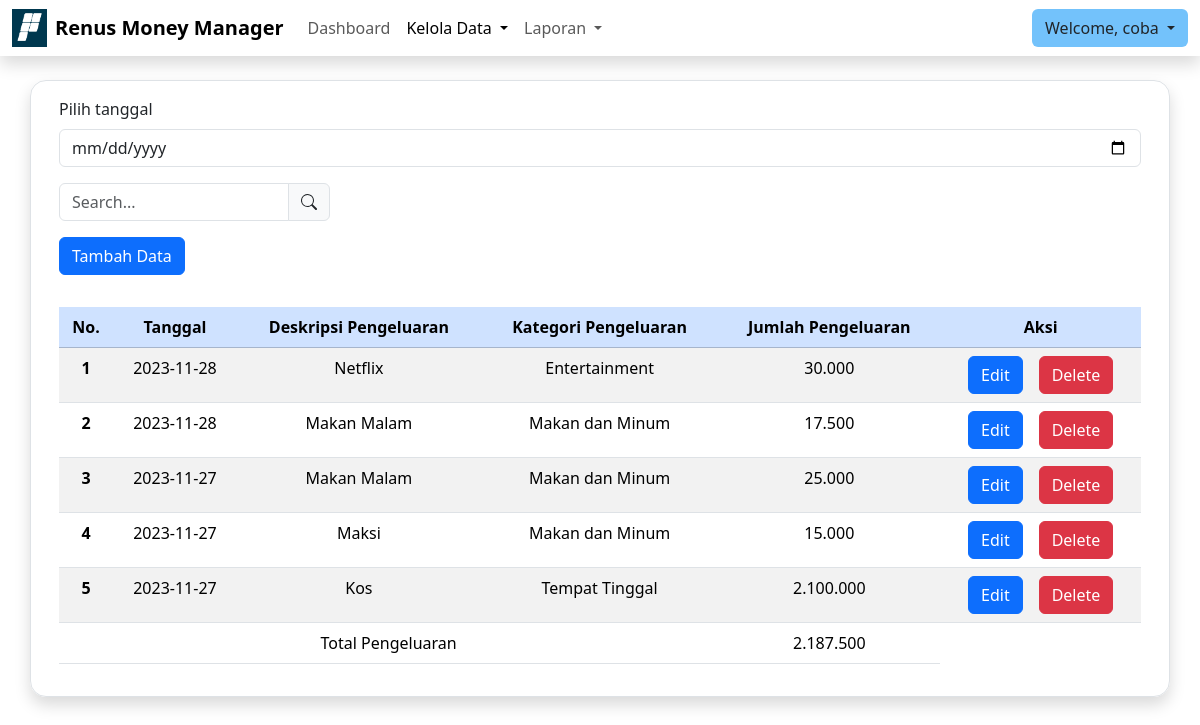
/kelolaPengeluaran.php (signed in), run on the app's committed database.
### tables this page shows
CREATE TABLE `pengeluaran` (
  `id_pengeluaran` int(11) NOT NULL,
  `tanggal` date NOT NULL,
  `deskripsi` varchar(50) NOT NULL,
  `id_kategori` int(11) NOT NULL,
  `jumlah` int(11) NOT NULL,
  `id_user` int(11) NOT NULL
);

CREATE TABLE `kategori_pengeluaran` (
  `id_kategori` int(11) NOT NULL,
  `nama_kategori` varchar(255) NOT NULL
);

### functions/query.php (called while the page is built)
<?php
    $db = mysqli_connect('localhost', 'u749483805_cash', 'Ramadani1234?', 'u749483805_cash');
    if (mysqli_connect_error() == true) {
        die('Gagal terhubung ke database');
        return false;
    } else {
        return true;
    }
    function query($query) {
        global $db;
        $result = mysqli_query($db, $query);
        $rows = [];
        while( $row = mysqli_fetch_assoc($result) ) {
            $rows[] = $row;
        }
        return $rows;
    }
?>

### kelolaPengeluaran.php (the view, shortened to what this page needs)
<?php
    require 'functions/query.php';
    if(isset($_COOKIE['login'])) {
        if ($_COOKIE['level'] == 'user') {
            $_SESSION['login'] = true;
            $username = $_COOKIE['login'];
            $id = $_COOKIE['id'];
        }
        elseif ($_COOKIE['level'] == 'admin') {
            $_SESSION['login'] = true;
            header('Location: kelolaPengguna');
        }
    }
    elseif ($_SESSION['role'] == 'user') {
        $username = $_SESSION['user'];
        $id = $_SESSION['id'];
    }
    else {
        if ($_SESSION['role'] == 'admin') {
            header('Location: kelolaPengguna');
            exit;
        }
    }
    if (isset($_GET['filter_tgl'])) {
        $date = $_GET['filter_tgl'];
        $queryPengeluaran = "SELECT * FROM pengeluaran
                            JOIN kategori_pengeluaran ON pengeluaran.id_kategori = kategori_pengeluaran.id_kategori
                            WHERE tanggal = '$date' AND id_user = '$id'
                            ORDER BY tanggal DESC
                            ";
    } else {
        $queryPengeluaran = "SELECT * FROM pengeluaran
                            JOIN kategori_pengeluaran ON pengeluaran.id_kategori = kategori_pengeluaran.id_kategori
                            WHERE id_user = '$id'
                            ORDER BY tanggal DESC
                            ";
    }
    $pengeluaran = query($queryPengeluaran);
?>
<!DOCTYPE html>
<html lang="en">
<head>
    <link href="https://cdn.jsdelivr.net/npm/bootstrap@5.3.2/dist/css/bootstrap.min.css" rel="stylesheet">
</head>
<body>
    <nav class="navbar navbar-expand-lg bg-white shadow sticky-top">
        <div class="container-fluid">
            <img src="img/rns.png" width="35px">
            <div class="ms-2 navbar-brand fw-bold">Renus Money Manager</div>
            <div class="collapse navbar-collapse" id="navbarSupportedContent">
                <ul class="navbar-nav me-auto mb-2 mb-lg-0">
                    <li class="nav-item">
                        <a class="nav-link" aria-current="page" href="dashboard">Dashboard</a>
                    </li>
                    <li class="nav-item dropdown">
                        <a class="nav-link active dropdown-toggle" href="#" role="button" data-bs-toggle="dropdown" aria-expanded="false">
                            Kelola Data
                        </a>
                    </li>
                    <li class="nav-item dropdown">
                        <a class="nav-link dropdown-toggle" href="#" role="button" data-bs-toggle="dropdown" aria-expanded="false">
                            Laporan
                        </a>
                    </li>
                </ul>
            </div>
            <div class="dropdown">
                <button class="btn dropdown-toggle" style="background: #73c2fb" type="button" data-bs-toggle="dropdown" aria-expanded="false">
                    Welcome, <?= $username ?>
                </button>
            </div>
        </div>
    </nav>
    <div class="container mt-4 border rounded-4 shadow">
        <div class="row">
            <div class="col">
                <div class="m-3">
                    <form action="kelolaPengeluaran" method="GET">
                        <label for="filter" class="mb-2">Pilih tanggal</label>
                        <input type="date"x class="form-control" id="filter" name="filter_tgl" onchange="submit()">
                    </form>
                </div>
                <div class="m-3">
                    <form action="kelolaPengeluaran" method="GET" id="search-form">
                        <div class="input-group mb-3 w-25">
                            <input type="text" class="form-control" placeholder="Search..." aria-label="Search" aria-describedby="search-bar" name="search_query">
                            <span class="input-group-text" id="search-bar" onclick="$('#search-form').submit()">
                            </span>
                        </div>
                    </form>
                </div>
                <div class="m-3">
                    <button type="button" class="btn btn-primary" data-bs-toggle="modal" data-bs-target="#modalTambah">
                        Tambah Data
                    </button>
                </div>
                <div class="p-3">
                    <table class="table table-striped text-center">
                        <thead>
                            <tr class="table-primary">
                            <th scope="col">No.</th>
                            <th scope="col">Tanggal</th>
                            <th scope="col">Deskripsi Pengeluaran</th>
                            <th scope="col">Kategori Pengeluaran</th>
                            <th scope="col">Jumlah Pengeluaran</th>
                            <th scope="col">Aksi</th>
                            </tr>
                        </thead>
                        <tbody>
                            <?php
                                $index = 1;
                                $totalPengeluaran = 0;
                            ?>
                            <?php foreach($pengeluaran as $p) : ?>
                            <tr>
                                <th scope="row"> <?= $index ?> </th>
                                <td> <?= $p['tanggal'] ?> </td>
                                <td> <?= $p['deskripsi'] ?> </td>
                                <td> <?= $p['nama_kategori'] ?> </td>
                                <td> <?= str_replace(',', '.', number_format($p['jumlah'])); ?> </td>
                                <td>
                                    <div class="d-flex justify-content-center">
                                        <button type="button" class="btn btn-primary me-3" data-bs-toggle="modal" data-bs-target="#modalEdit"
                                                data-tgl="<?= $p['tanggal'] ?>" data-deskripsi="<?= $p['deskripsi'] ?>"
                                                data-jumlah="<?= $p['jumlah'] ?>" data-id-pengeluaran="<?= $p['id_pengeluaran'] ?>">
                                            Edit
                                        </button>
                                        <form action="functions/hapusData" method="POST">
                                            <button type="submit" class="btn btn-danger">Delete</button>
                                        </form>
                                    </div>
                                </td>
                            </tr>
                            <?php
                                $index++;
                                $totalPengeluaran += $p['jumlah'];
                            ?>
                            <?php endforeach; ?>
                            <?php if (count($pengeluaran) > 0) : ?>
                            <tr>
                                <td colspan="4">Total Pengeluaran</td>
                                <td> <?= str_replace(',', '.', number_format($totalPengeluaran)); ?> </td>
                            </tr>
                            <?php endif; ?>
                        </tbody>
                    </table>
                </div>
            </div>
        </div>
    </div>
</body>
</html>

### data on the page
pengeluaran: tanggal "2023-11-28", deskripsi "Netflix", id_kategori.nama_kategori "Entertainment", jumlah "30.000"
pengeluaran: tanggal "2023-11-28", deskripsi "Makan Malam", id_kategori.nama_kategori "Makan dan Minum", jumlah "17.500"
pengeluaran: tanggal "2023-11-27", deskripsi "Makan Malam", id_kategori.nama_kategori "Makan dan Minum", jumlah "25.000"
pengeluaran: tanggal "2023-11-27", deskripsi "Maksi", id_kategori.nama_kategori "Makan dan Minum", jumlah "15.000"
pengeluaran: tanggal "2023-11-27", deskripsi "Kos", id_kategori.nama_kategori "Tempat Tinggal", jumlah "2.100.000"

### other printed values
$username "coba"
str_replace(',', '.', number_format($totalPengeluaran)) "2.187.500"
